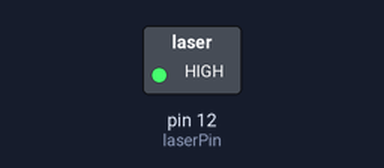
Simulated run of this sketch. Board: Arduino Uno, built with avr-gcc and run on an emulated ATmega328P. Shown: switched loads named in the sketch (green lamp = pin HIGH). What the sketch prints to the serial monitor is not drawn.

Above: at 0.1 s.
Timing chart, 0 to 1.6 s (numbered marks = the images above):
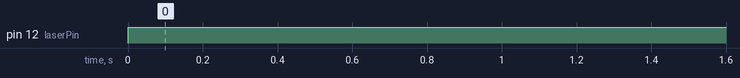

Measured:
- by itself, pin 12 (laserPin): LOW → HIGH at 0.00 s

The sketch:

armCode.ino
```cpp
// (licence header left out)
#define initMessage "dogeArm Initialized"
#define laserPin 12

void setup() {
  Serial.begin(9600);
  Serial.println(initMessage);

  pinMode(laserPin, OUTPUT);
}

void loop() {
  digitalWrite(laserPin, HIGH);
}
```
